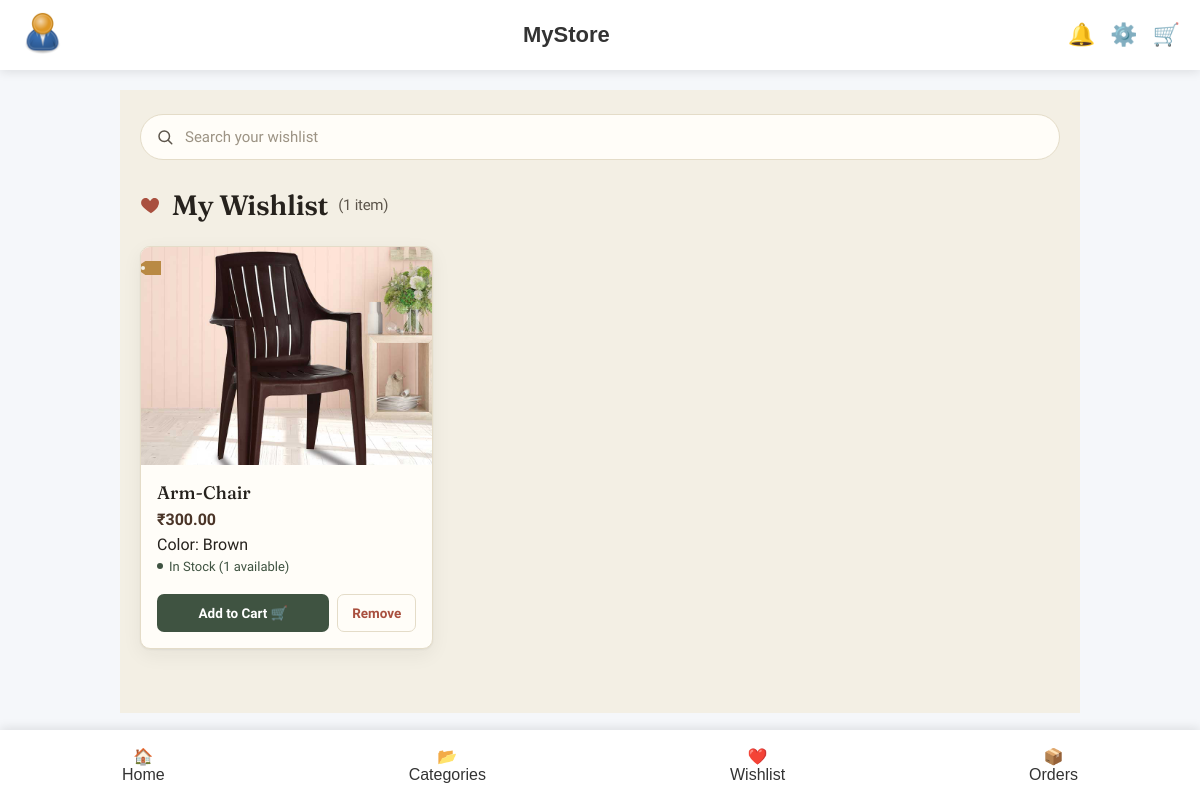
/wishlist/ (signed in), run on an earlier commit of the app's database.
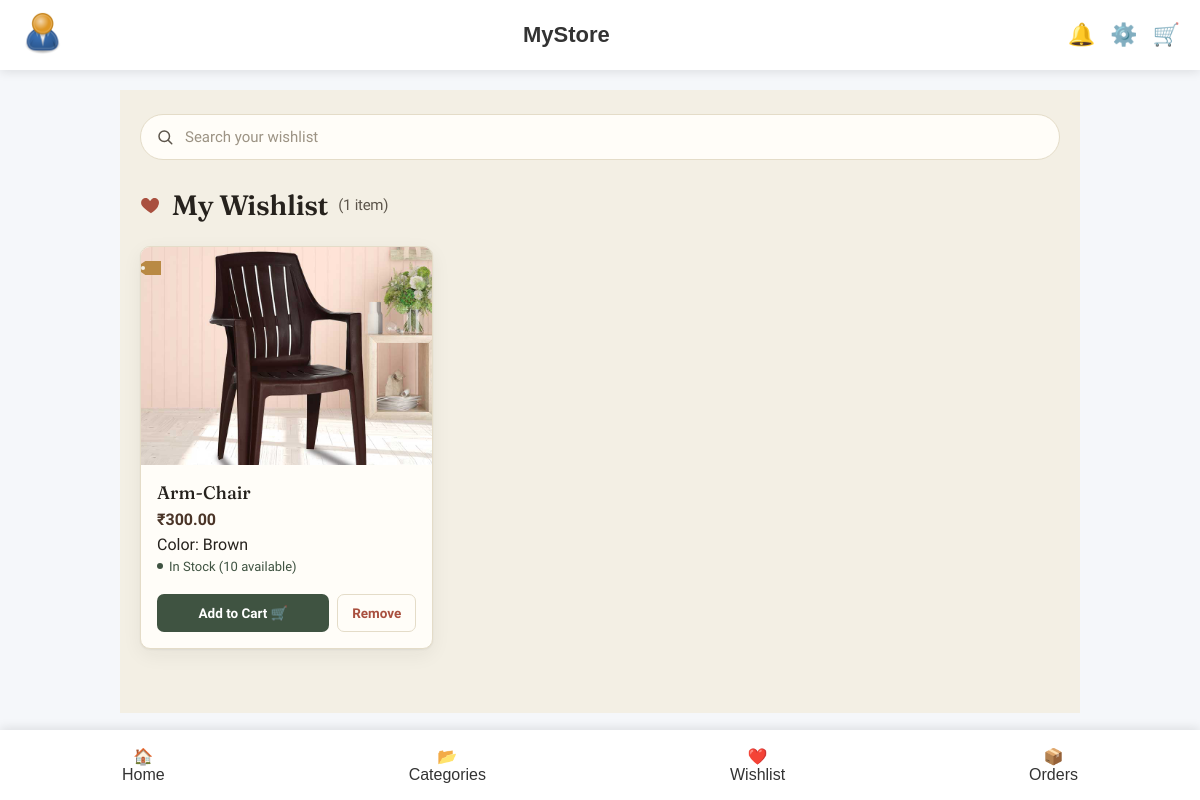
And on a later commit of the database.
### wishlist/models.py (models this page shows, shortened)
class Wishlist(models.Model):
    id = models.UUIDField(
        primary_key=True,
        default=uuid.uuid4,
        editable=False
    )
    user = models.ForeignKey(
        settings.AUTH_USER_MODEL,
        on_delete=models.CASCADE,
        related_name="wishlist_items"
    )
    variant = models.ForeignKey(
        ProductVariant,
        on_delete=models.CASCADE,
        related_name="wishlisted_by"
    )
    added_at = models.DateTimeField(auto_now_add=True)
    class Meta:
        unique_together = ("user", "variant")
        ordering = ["-added_at"]

### products/models.py (models this page shows, shortened)
class ProductVariant(models.Model):
    id = models.UUIDField(primary_key=True, default=uuid.uuid4, editable=False)
    product = models.ForeignKey(
        Product,
        on_delete=models.CASCADE,
        related_name="variants",
    )
    price=models.DecimalField(
        max_digits=10,
        decimal_places=2,
        default=0.00
    )
    color = models.ForeignKey(Color, on_delete=models.PROTECT)
    stock = models.PositiveIntegerField(default=0)
    is_active = models.BooleanField(default=True)
    is_default = models.BooleanField(default=False)
    @property
    def primary_image_url(self):
        img = self.images.filter(is_primary=True).first() or self.images.first()
        return img.image.url if img else ""

class ProductImage(models.Model):
    id = models.UUIDField(primary_key=True, default=uuid.uuid4, editable=False)
    variant = models.ForeignKey(
        ProductVariant,
        on_delete=models.CASCADE,
        related_name="images",
    )
    image = models.ImageField(upload_to="productImage/")
    is_primary = models.BooleanField(default=False)

class Product(models.Model):
    STATUS_CHOICES = (
        ("draft", "Draft"),
        ("published", "Published"),
        ("out_of_stock", "Out of Stock"),
        ("archived", "Archived"),
    )
    id = models.UUIDField(primary_key=True, default=uuid.uuid4, editable=False)
    category = models.ForeignKey(
        Category,
        on_delete=models.PROTECT,
        related_name="products",
    )
    brand = models.ForeignKey(
        Brand,
        on_delete=models.PROTECT,
        related_name="products",
    )
    name = models.CharField(max_length=200)
    slug = models.SlugField(max_length=220, unique=True, blank=True)
    description = models.TextField()
    status = models.CharField(
        max_length=20,
        choices=STATUS_CHOICES,
        default="draft",
    )
    is_featured = models.BooleanField(default=False)
    is_deleted = models.BooleanField(default=False)
    created_at = models.DateTimeField(auto_now_add=True)
    updated_at = models.DateTimeField(auto_now=True)
    class Meta:
        ordering = ["-created_at"]

class Color(models.Model):
    name = models.CharField(max_length=50, unique=True)
    hex_code = models.CharField(max_length=7)  # e.g. #000000

### wishlist/views.py (the view)
# urls.py: path('wishlist/', include('wishlist.urls')),
@login_required(login_url='login')
def wishlist(request):
    wishlist_items = Wishlist.objects.filter(
        user=request.user
    ).select_related(
        "variant",
        "variant__product",
        "variant__color",
    )
    cart_variant_ids = set(
        Cart.objects.filter(user=request.user)
        .values_list("variant_id", flat=True)
    )
    context = {
        "wishlist_items": wishlist_items,
        "cart_variant_ids": cart_variant_ids,
    }
    return render(request, 'wishlist/wishlist.html', context)

### template/wishlist/wishlist.html (shortened to what this page needs)
{% extends "base.html" %}
{% load static %}
{% block extra_css %}
<link rel="stylesheet" href="{% static 'css/wishlist.css' %}">
{% endblock %}
{% block content %}
<div class="wl-page">
  <div class="wl-search" role="search">
    <input
      type="text"
      id="wl-search-input"
      class="wl-search__input"
      placeholder="Search your wishlist"
      autocomplete="off">
  </div>
  <div class="wl-header">
    <h1 class="wl-header__title">
      <span class="wl-heart" aria-hidden="true">
        <svg viewBox="0 0 24 24" fill="currentColor">
          <path d="M12 21s-7.1-4.35-9.9-8.4C.4 9.5 1.4 5.9 4.5 4.7c2-.78 4.1-.1 5.3 1.5.4.5.8 1 1.2 1.5.4-.5.8-1 1.2-1.5 1.2-1.6 3.3-2.28 5.3-1.5 3.1 1.2 4.1 4.8 2.4 7.9C19.1 16.65 12 21 12 21z"/>
        </svg>
      </span>
      My Wishlist
      <span class="wl-header__count">
        ({{ wishlist_items|length }} item{{ wishlist_items|length|pluralize }})
      </span>
    </h1>
  </div>
  {% if wishlist_items %}
  <div class="wl-grid" id="wl-grid">
    {% for item in wishlist_items %}
    <article class="wl-card"
             data-item-id="{{ item.id }}"
             data-name="{{ item.variant.product.name|lower }}">
      <div class="wl-card__tag"></div>
      <div class="wl-card__media">
        {% if item.variant.primary_image_url %}
          <a href="{% url 'products:product_detail' item.variant.product.slug %}">
          <img src="{{ item.variant.primary_image_url }}"
               alt="{{ item.variant.product.name }}"></a>
        {% else %}
          <div class="wl-card__media-placeholder">
            IMAGE
          </div>
        {% endif %}
      </div>
      <div class="wl-card__body">
        <h2 class="wl-card__name">
          {{ item.variant.product.name }}
        </h2>
        <p class="wl-card__price">
          ₹{{ item.variant.price }}
        </p>
        <p class="wl-card__color">
          Color: {{ item.variant.color.name }}
        </p>
        <p class="wl-card__stock {% if item.variant.stock == 0 %}wl-card__stock--out{% endif %}">
          {% if item.variant.stock > 0 %}
            In Stock ({{ item.variant.stock }} available)
          {% else %}
            Out of Stock
          {% endif %}
        </p>
      </div>
      <div class="wl-card__actions">
        {% if item.variant.stock > 0 %}
          {% if item.variant.id in cart_variant_ids %}
              <a href="{% url 'cart:cart' %}" class="wl-btn wl-btn--primary">
                  Go to Cart 🛒
              </a>
          {% else %}
              <button
                  type="button"
                  class="wl-btn wl-btn--primary addToCartBtn js-add-to-cart"
                  data-variant-id="{{ item.variant.id }}"
                  data-url="{% url 'cart:add_to_cart' item.variant.id %}"
                  data-cart-url="{% url 'cart:cart' %}">
                  Add to Cart 🛒
              </button>
          {% endif %}
        {% endif %}
        <form method="post" action="{% url 'wishlist:wishlist_remove' item.variant.id %}">
          <button type="submit" class="wl-btn wl-btn--ghost">
            Remove
          </button>
        </form>
      </div>
    </article>
    {% endfor %}
  </div>
  {% endif %}
</div>
{% endblock %}

What changed in the data, as far as the page shows it:
changed through a linked row, Wishlist "Arm-Chair": variant.stock "1" → "10"
